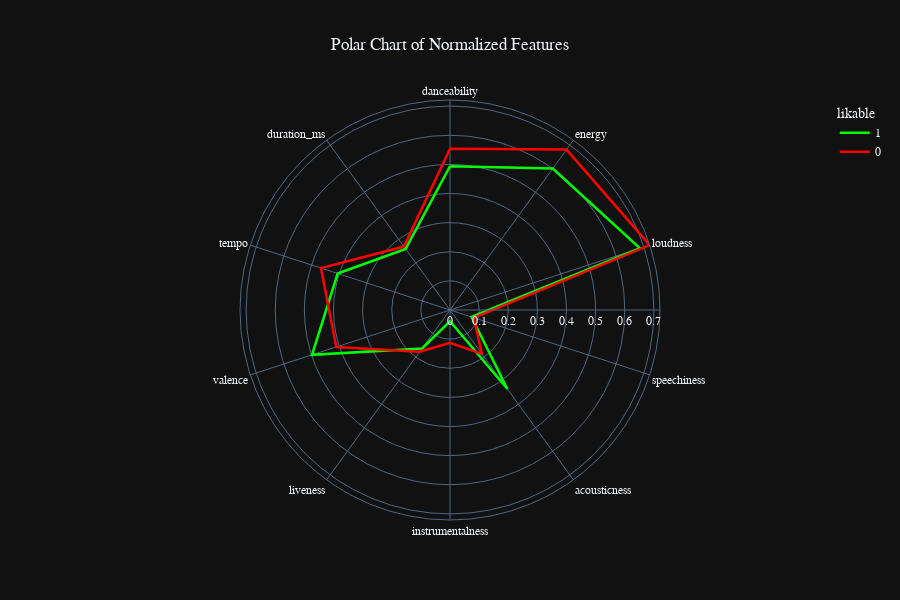

Notebook cell for this chart:
### Markdown cell above
Below is a polar chart for each feature. The points on the chart represent the average for each feature and are color-coded by the likeability of the tracks. While I think some insights can be drawn from this chart, such as the separation in valence and acousticness between features, I think the histograms above show that there is a high standard deviation for most of these features and that the average is not a good representation for the features. The histograms above provide much more relevant information for each feature.

### Code cell
fig2 = px.line_polar(norm_mean_df, r="norm_score", theta="feature", color="likable", line_close=True,
                    color_discrete_sequence= ["lime", "red"], hover_name='norm_score', height=600,
                    title='Polar Chart of Normalized Features',
                    template="plotly_dark")

fig2.update_layout(font_family = 'Rockwell', title_x = 0.5)
fig2.update_traces(line=dict(width=2.5))
fig2.show()

### Figure 1 — Plotly figure (JSON) as saved in the notebook; plotly's stock layout.template omitted (floating-point values rounded to 4 significant figures)
{"data": [{"hovertemplate": "<b>%{hovertext}</b><br><br>likable=1<br>norm_score=%{r}<br>feature=%{theta}<extra></extra>", "hovertext": [0.4937, 0.6004, 0.6861, 0.07755, 0.3356, 0.03882, 0.1632, 0.4982, 0.4056, 0.2593, 0.4937], "legendgroup": "1", "line": {"color": "lime", "dash": "solid", "width": 2.5}, "marker": {"symbol": "circle"}, "mode": "lines", "name": "1", "r": [0.4937, 0.6004, 0.6861, 0.07755, 0.3356, 0.03882, 0.1632, 0.4982, 0.4056, 0.2593, 0.4937], "showlegend": true, "subplot": "polar", "theta": ["danceability", "energy", "loudness", "speechiness", "acousticness", "instrumentalness", "liveness", "valence", "tempo", "duration_ms", "danceability"], "type": "scatterpolar"}, {"hovertemplate": "<b>%{hovertext}</b><br><br>likable=0<br>norm_score=%{r}<br>feature=%{theta}<extra></extra>", "hovertext": [0.554, 0.6808, 0.7211, 0.08578, 0.1863, 0.1127, 0.1774, 0.4105, 0.466, 0.2692, 0.554], "legendgroup": "0", "line": {"color": "red", "dash": "solid", "width": 2.5}, "marker": {"symbol": "circle"}, "mode": "lines", "name": "0", "r": [0.554, 0.6808, 0.7211, 0.08578, 0.1863, 0.1127, 0.1774, 0.4105, 0.466, 0.2692, 0.554], "showlegend": true, "subplot": "polar", "theta": ["danceability", "energy", "loudness", "speechiness", "acousticness", "instrumentalness", "liveness", "valence", "tempo", "duration_ms", "danceability"], "type": "scatterpolar"}], "layout": {"font": {"family": "Rockwell"}, "height": 600, "legend": {"title": {"text": "likable"}, "tracegroupgap": 0}, "polar": {"angularaxis": {"direction": "clockwise", "rotation": 90}, "domain": {"x": [0, 1], "y": [0, 1]}}, "title": {"text": "Polar Chart of Normalized Features", "x": 0.5}}}
